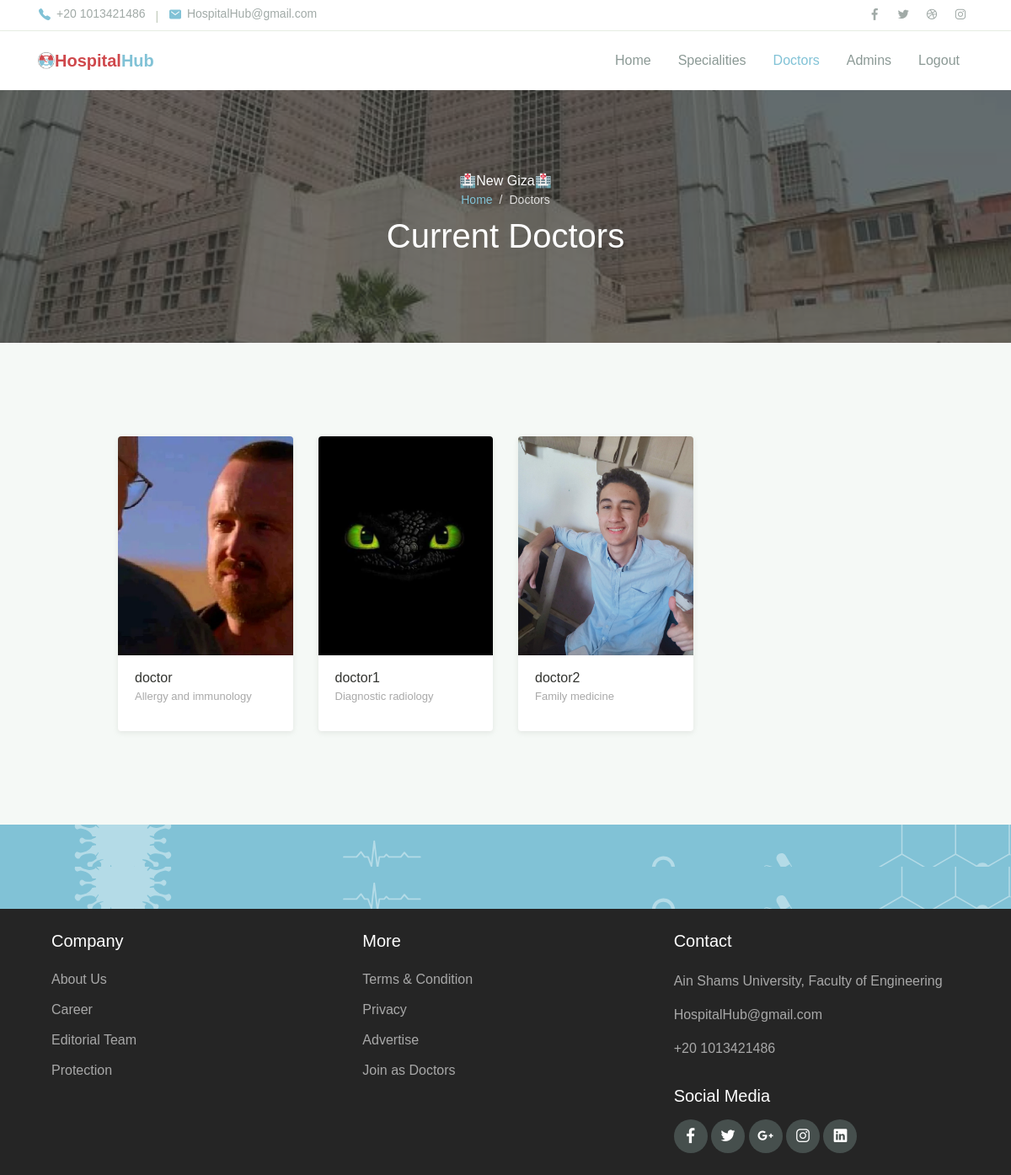
/hospital_hub/admin/doctors (signed in), run on an earlier commit of the app's database.
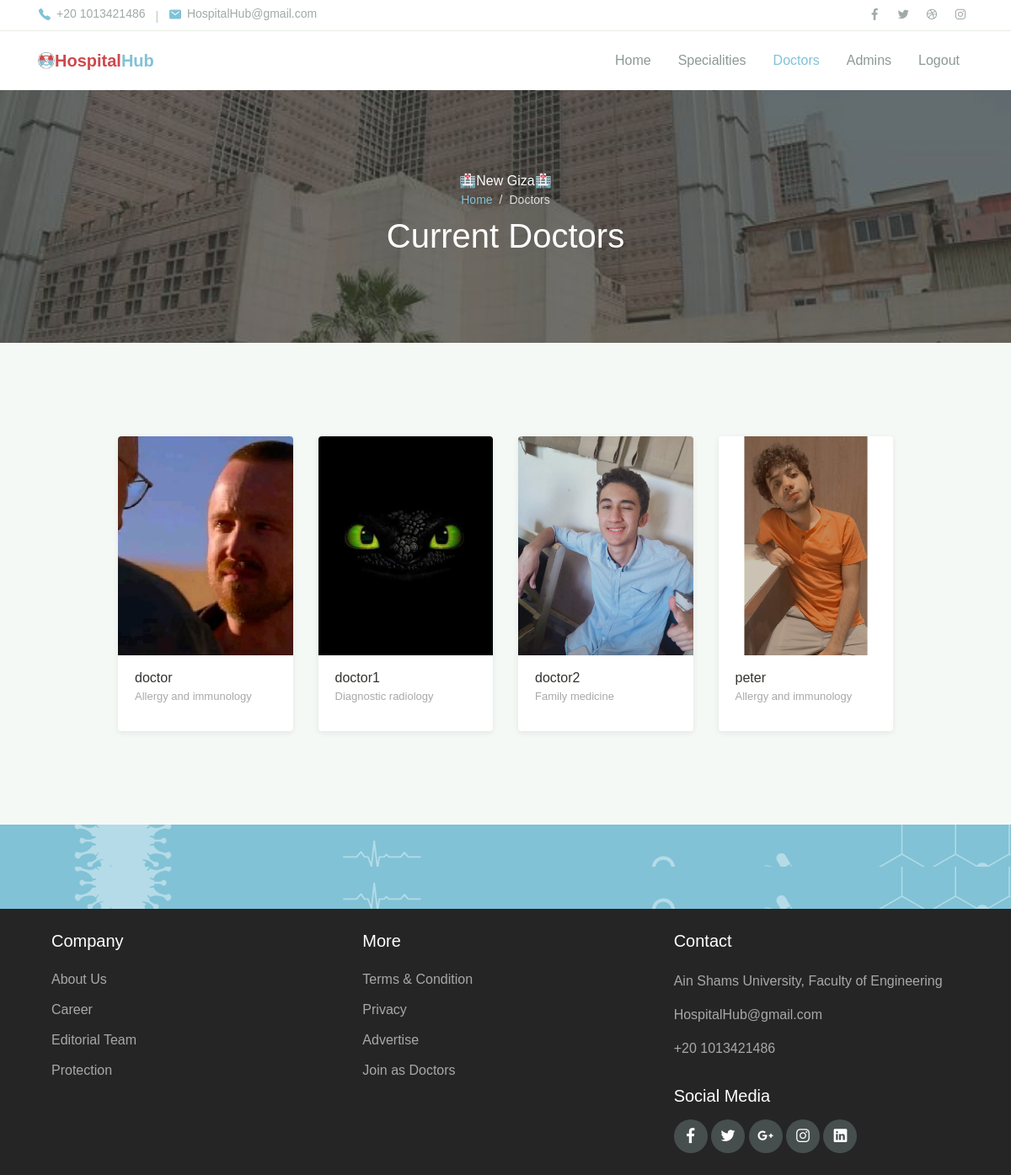
And on a later commit of the database.
### hospital_hub/models.py (models this page shows, shortened)
class Doctor(models.Model):
    my_account = models.ForeignKey(
        User, on_delete=models.CASCADE, related_name="my_doctor")
    is_employed = models.BooleanField(default=False)
    speciality = models.ForeignKey(
        Speciality, on_delete=models.CASCADE, related_name="doctors")
    hospital = models.ForeignKey(
        Hospital, on_delete=models.SET_NULL, related_name="my_doctors", null=True, blank=True)

class User(AbstractBaseUser):
    username = models.CharField(max_length=255, unique=True)
    email = models.EmailField(
        verbose_name='email address', max_length=255, unique=True)
    full_name = models.CharField(max_length=255, blank=True, null=True)
    phone_number = models.IntegerField()
    city = models.ForeignKey(City, on_delete=models.PROTECT, null=True)
    owner = models.BooleanField(default=False)  # can login
    admin = models.BooleanField(default=False)  # staff user non superuser
    doctor = models.BooleanField(default=False)  # superuser
    patient = models.BooleanField(default=False)  # superuser
    staff = models.BooleanField(default=False)  # necessary
    created_at = models.DateTimeField(null=True)
    image = models.ImageField(
        default="media/no_profile_img.png", upload_to="media/")
    USERNAME_FIELD = 'username'  # username
    EMAIL_FIELD = 'email'  # Email
    REQUIRED_FIELDS = ['email', 'full_name', 'phone_number']
    objects = UserManager()

class Speciality(models.Model):
    name = models.CharField(max_length=100, unique=True)
    image = models.ImageField(upload_to="media/", null=True, default=None)
    def __str__(self):
        return self.name

### hospital_hub/views.py (the view)
# urls.py: path('admin/doctors',views.Admin.ViewDoctors,name='admin_view_doctors'),
    def ViewDoctors(request):
        hospital = request.user.my_admin.first().hospital
        doctors = DoctorModel.objects.filter(hospital=hospital)
        doctors_with_dependent_appointmens = []
        for doctor in doctors:
            doctors_with_dependent_appointmens.append(
                [doctor, doctor.appointments.all()])
        return render(request, "hospital_hub/admin/view_doctors.html", {
            "doctors": doctors_with_dependent_appointmens,
            "hospital_name": request.user.my_admin.first().hospital.name,
            "flag": "all"
        })

### hospital_hub/templates/hospital_hub/Admin/view_doctors.html (shortened to what this page needs)
{%extends 'hospital_hub/Admin/admin_layout.html'%}
{%load static%}
{%block body%}
<header>
    <nav class="navbar navbar-expand-lg navbar-light shadow-sm">
        <div class="container">
            <img src="{%static 'hospital_hub/assets/img/logo2.png'%}" alt="" style="width:20px;">
            <a style="color:#81C2D6" class="navbar-brand" href="#"><span class="text-primary2">Hospital</span>Hub </a>
            <div class="collapse navbar-collapse" id="navbarSupport">
                <ul class="navbar-nav ml-auto">
                    <li class="nav-item ">
                        <a class="nav-link" href="{%url 'admin_home'%}">Home</a>
                    </li>
                       <li class="nav-item">
                            <a class="nav-link" href="{%url 'view_specialities'%}">Specialities</a>
                        </li>
                    <li class="nav-item">
                        <a class="nav-link active" href="{%url 'admin_view_doctors'%}">Doctors</a>
                    </li>
                    <li class="nav-item">
                        <a class="nav-link" href="{%url 'admin_view_admins'%}">Admins</a>
                    </li>
                    <li class="nav-item">
                        <a class="nav-link" href="{%url 'admin_logout'%}">Logout</a>
                    </li>
                </ul>
            </div>
        </div>
    </nav>
</header>
<div class="page-banner overlay-dark bg-image"
     style="background-image: url(../../../static/hospital_hub/assets/img/bg_image_1.jpg)">
    <div class="banner-section">
        <div class="container text-center wow fadeInUp">
            <span class="subhead">🏥{{hospital_name}}🏥</span>
            <nav aria-label="Breadcrumb">
                <ol class="breadcrumb breadcrumb-dark bg-transparent justify-content-center py-0 mb-2">
                    <li class="breadcrumb-item"><a href="{%url 'admin_home'%}">Home</a></li>
                    <li class="breadcrumb-item active" aria-current="page">
                        Doctors
                    </li>
                </ol>
            </nav>
            <h1 class="font-weight-normal">
                {%if speciality%}{{speciality}}{%else%}Current Doctors{%endif%}
            </h1>
        </div>
    </div>
</div>
<div class="page-section bg-light">
    <div class="container">
        <div class="row justify-content-center">
            <div class="col-lg-10">
                <div class="row">
                    {%if doctors%}
                        {% for doctor , appointments in doctors %}
                        <div class="col-md-6 col-lg-3 py-3 wow zoomIn">
                            <div class="card-doctor">
                                <div class="header">
                                    <img src="{{doctor.my_account.image.url}}" alt="" height="260" style="object-fit: cover;">
                                </div>
                                <div class="body">
                                    <p class="text-x2 mb-0" style="text-align:left;">
                                        {{doctor.my_account.username}}
                                    </p>
                                    <p  style="text-align:left; color:darkgray; font-size:small">
                                        {{doctor.speciality}}
                                    </p>
                                </div>
                            </div>
                        </div>
                        {%endfor%}
                    {%else%}
                    <h1 style="color:grey;">Your hospital has no specialites added yet.</h1>
                    {%endif%}
                </div>
            </div>
        </div>
    </div>
</div>
<div class="page-section banner-home bg-image" style="background-image: url(../assets/img/banner-pattern.svg)">
    <div class="container py-5 py-lg-0">
        <div class="row align-items-center">
            <div class="col-lg-12 wow zoomIn">
            </div>
        </div>
    </div>
</div>
{%endblock%}

What changed in the data, as far as the page shows it:
added Doctor: my_account.image (picture), my_account.username "peter", speciality "Allergy and immunology"
